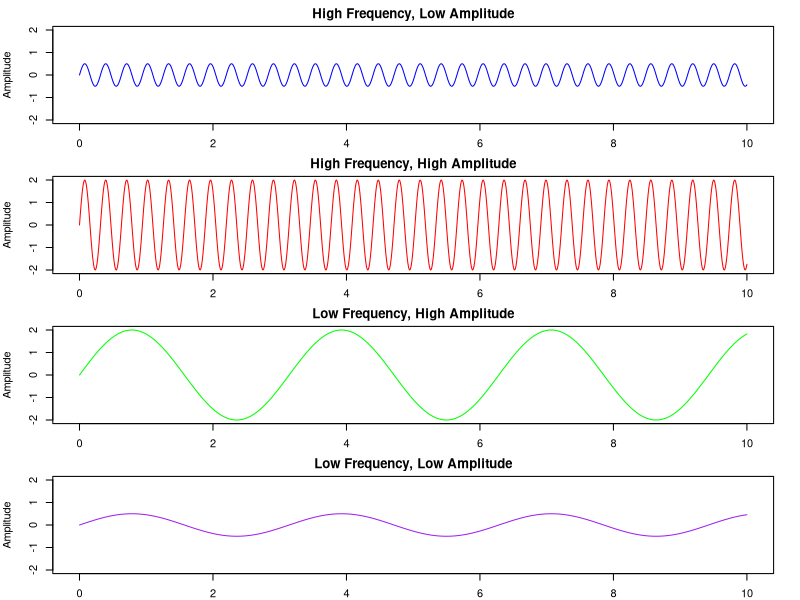

Write the R code that produced this figure.
# set the parameters
time <- seq(0, 10, by = 0.01)  # Time vector from 0 to 10 with a step of 0.01

# 1. High Frequency, Low Amplitude Wave
high_freq_low_amp <- 0.5 * sin(20 * time)

# 2. High Frequency, High Amplitude Wave
high_freq_high_amp <- 2 * sin(20 * time)

# 3. Low Frequency, High Amplitude Wave
low_freq_high_amp <- 2 * sin(2 * time)

# 4. Low Frequency, Low Amplitude Wave
low_freq_low_amp <- 0.5 * sin(2 * time)

# define y-axis limits
y_limits <- c(-2, 2)

# Open a PNG device
png("./wave_plots.png", width = 800, height = 1200)

# plot  waves with the same y-axis
par(mfrow = c(4, 1), mar = c(2, 4, 2, 2))  # 4 by 1 grid for the plots

  # High Frequency, Low Amplitude 
plot(time, high_freq_low_amp, type = "l", col = "blue", ylab = "Amplitude", main = "High Frequency, Low Amplitude", ylim = y_limits)

  # High Frequency, High Amplitude 
plot(time, high_freq_high_amp, type = "l", col = "red", ylab = "Amplitude", main = "High Frequency, High Amplitude", ylim = y_limits)

  # Low Frequency, High Amplitude 
plot(time, low_freq_high_amp, type = "l", col = "green", ylab = "Amplitude", main = "Low Frequency, High Amplitude", ylim = y_limits)

  #  Low Frequency, Low Amplitude 
plot(time, low_freq_low_amp, type = "l", col = "purple", ylab = "Amplitude", main = "Low Frequency, Low Amplitude", ylim = y_limits)

par(mfrow = c(1, 1))
dev.off()

